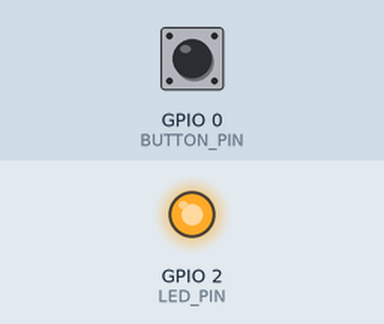
Bench run of a program on a simulated ESP32. On the bench: output pins drawn as LEDs (lit = HIGH). Inputs (shaded band) come from the test bench; at power-on: GPIO 0 (BUTTON_PIN) HIGH. WiFi joins after 1.5 s; servers stay silent unless stated; no MQTT or app messages arrive unless stated; what the program prints to the serial monitor is not drawn.

Above: at 0.6 s.
At 2.7 s:
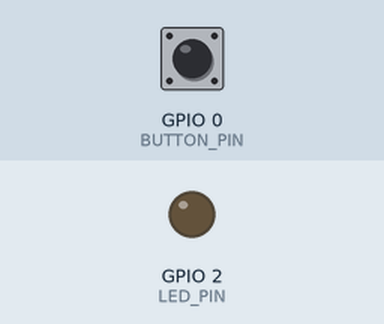
2.8 s: GPIO 0 (BUTTON_PIN) pulled LOW for 0.15 s
Timing chart, 0 to 5.8 s (numbered marks = the images above; inputs shaded):
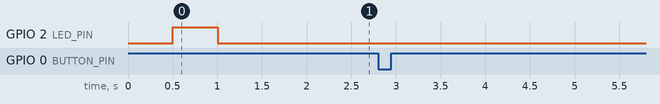

Measured:
- after the input at 2.8 s, every drawn part: stays the same

The program:

main.cpp
```cpp
#include <WiFi.h>
#include <PubSubClient.h>
#include <Bounce2.h>


// WiFi network name and password:
const char *ssid = "XXXX";
const char *password = "XXXX";
const char *mqttServer = "X.X.X.X";

const int LED_PIN = 2;
const int BUTTON_PIN = 0;

WiFiClient wifiClient;
PubSubClient client(wifiClient);

Bounce2::Button button = Bounce2::Button();

void connectToWiFi(const char *ssid, const char *pwd)
{
	int ledState = 0;

	Serial.println();
	Serial.println("Connecting to WiFi network: " + String(ssid));

	WiFi.begin(ssid, pwd);

	while (WiFi.status() != WL_CONNECTED)
	{
		// Blink LED while we're connecting:
		digitalWrite(LED_PIN, ledState);
		ledState = (ledState + 1) % 2; // Flip ledState
		delay(500);
		Serial.print(".");
	}

	Serial.println();
	Serial.println("WiFi connected!");
	Serial.print("IP address: ");
	Serial.println(WiFi.localIP());
}

void callback(char *topic, byte *payload, unsigned int length)
{
	Serial.print("Message arrived [");
	Serial.print(topic);
	Serial.print("] ");
	for (int i = 0; i < length; i++)
	{
		Serial.print((char)payload[i]);
	}
	Serial.println();
}

void reconnect()
{
	// Loop until we're reconnected
	while (!client.connected())
	{
		Serial.println("Attempting MQTT connection...");
		// Attempt to connect
		if (client.connect("DeafenRemote"))
		{
			Serial.println("Connected!");
		}
		else
		{
			Serial.print("failed, rc=");
			Serial.print(client.state());
			Serial.println(" try again in 5 seconds");
			// Wait 5 seconds before retrying
			delay(5000);
		}
	}
}

void setup()
{
	Serial.begin(115200);
	pinMode(LED_PIN, OUTPUT);

	button.attach(BUTTON_PIN, INPUT_PULLUP);
	button.interval(5);
	button.setPressedState(LOW);

	// Connect to the WiFi network (see function below loop)
  	connectToWiFi(ssid, password);

	client.setServer(mqttServer, 2000);
	client.setCallback(callback);
}

void loop()
{
	button.update();

	if(button.pressed())
	{
		Serial.println("Sending deafen");
		client.publish("Test", "deafen");
	}

	if (!client.connected())
	{
		reconnect();
	}
	client.loop();
}
```
